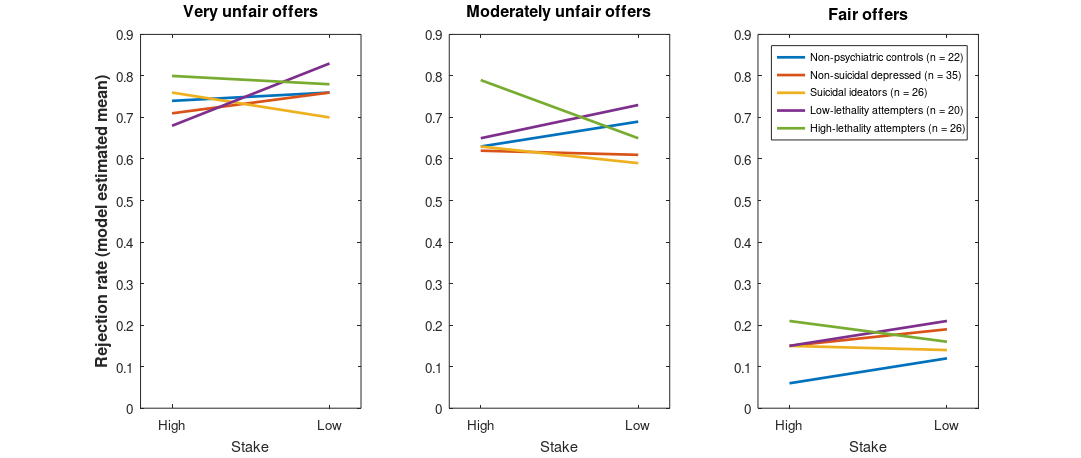

Write MATLAB code to recreate this figure.
% <description> </description>
% 
% Jan Kalkus
% 19 Jul 2012

% TODO 2012-08-

% These numbers are from an SPSS GEE analysis. They are estimated means. 
% unfair offers
group_acceptance_dt.unfair.low = [ ...
    0.24 ... % control
    0.24 ... % depressed
    0.30 ... % ideator
    0.17 ... % low-leth attmp
    0.22];   % high-leth attmp

group_acceptance_dt.unfair.high = [0.26 0.29 0.24 0.32 0.20]; 

% medium fair offers
group_acceptance_dt.medium.low  = [0.31 0.39 0.41 0.27 0.35];
group_acceptance_dt.medium.high = [0.37 0.38 0.37 0.35 0.21];

% fair offers
group_acceptance_dt.fair.low    = [0.88 0.81 0.86 0.79 0.84];
group_acceptance_dt.fair.high   = [0.94 0.85 0.85 0.85 0.79];

% pop. counts
n = [22 35 26 20 26];

% // plot it 
title_txt = {'Very unfair' 'Moderately unfair' 'Fair'}; h = zeros(length(title_txt),1);
field_name = {'unfair' 'medium' 'fair'};
figure('Position',[327 274 1115 473],'PaperPositionMode','auto','PaperOrientation','Landscape');
ph = zeros(length(n),length(title_txt)); % preallocate for figure child attributes handle
for ii = 1:length(title_txt)
    
    data = [ ...
        1-group_acceptance_dt.(field_name{ii}).high; ...
        1-group_acceptance_dt.(field_name{ii}).low ...
    ];
   
    h(ii) = subplot(1,length(title_txt),ii);
    ph(:,ii) = plot(data,'LineWidth',2); 
    title([title_txt{ii} ' offers'],'FontSize',12,'FontWeight','Bold');
    
    xlabel('Stake');
    if(eq(ii,1))
        ylabel('Rejection rate (model estimated mean)','FontSize',12,'FontWeight','Bold');
    end
    
end

% adjust axes properties
min_y = 0.0;
max_y = 0.9;
jitter = 0.2;
plot_window = [1 - jitter, 2 + jitter];
set(h,'XLim',plot_window,'YLim',[min_y max_y]); % extra space on the sides
set(h,'XTick',[1 2]); % set X-tick marks
set(h,'YTick',[min_y:0.1:max_y]);
set(h,'XTickLabel',{'High' 'Low'}); % label XTick's

% complie legend text
group_txt = {...
    'Non-psychiatric controls'; ...    % 1
    'Non-suicidal depressed'; ...      % 2
    'Suicidal ideators'; ...           % 4
    'Low-lethality attempters'; ...    % 6
    'High-lethality attempters'};      % 7
for gii = 1:length(group_txt)
    
    group_txt{gii} = sprintf('%s (n = %d)',group_txt{gii},n(gii));
    
end

legend(group_txt,'Location','NorthEast','FontSize',8);

% % make pretty (adjust colors, line-styles, etc.)
% set(ph(3,:),'color',[0.7 0 0]); % ideators color
% 
% set(ph(5,:),'color',[1 0.2 0.8],'LineStyle','--','LineWidth',3); % high-lethality attempters
% 
% set(ph(4,:),'color',[0.9961 0.7216 0.0],'LineStyle','--','LineWidth',3); % low-lethality attempters
